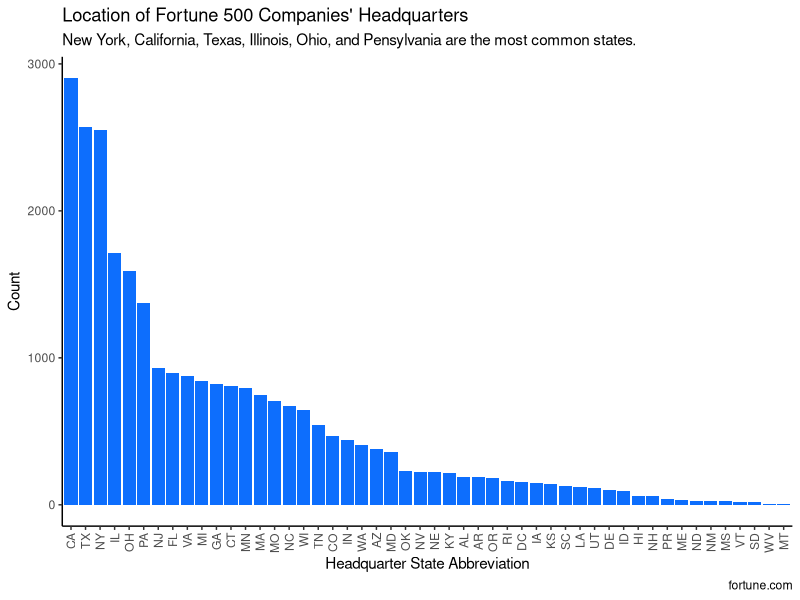
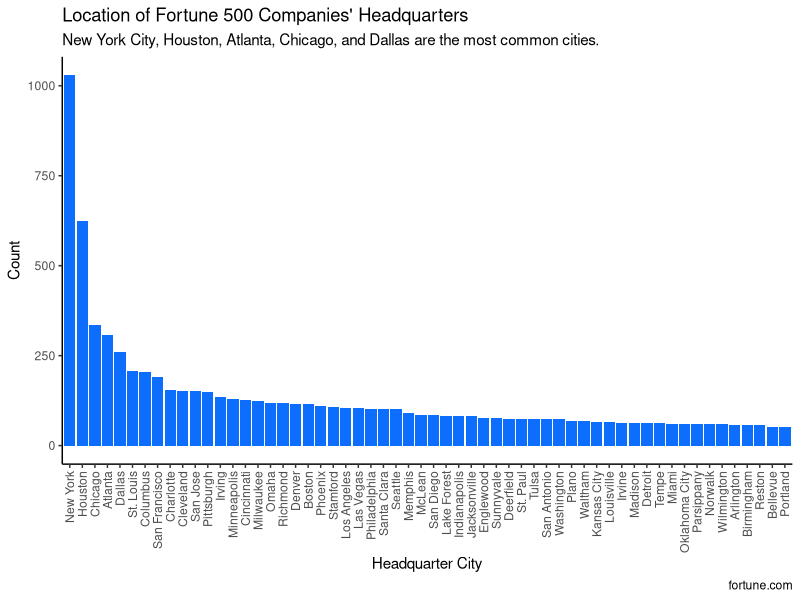

Recreate these plots in R, in order.
## ---- chunk 1
#| message: false
#| warning: false
library(tidyverse)
library(readr)
library(forcats)
## ---- chunk 2
fortune <- read_csv('data/Cleaned Data.csv', show_col_types = FALSE) |>
  select(rank,name,headquarters_state,headquarters_city)
## ---- chunk 3
state_hq <- unique(fortune) |>
  select(headquarters_state) |>
  drop_na() |>
  count(headquarters_state) |>
  mutate(headquarters_state = fct_reorder(headquarters_state, desc(n)))
## ---- chunk 4
city_hq <- unique(fortune) |>
  select(headquarters_city) |>
  drop_na() |>
  count(headquarters_city) |>
  filter(n > 50) |>
  mutate(headquarters_city = fct_reorder(headquarters_city, desc(n)))
## ---- chunk 5
state_hq |>
  ggplot(aes(x = headquarters_state, y = n)) +
  geom_bar(stat = 'identity', fill = '#0d6efd') +
  scale_x_discrete(guide = guide_axis(angle = 90)) +
  labs(title = "Location of Fortune 500 Companies' Headquarters",
       subtitle = "New York, California, Texas, Illinois, Ohio, and Pensylvania are the most common states.",
       x = 'Headquarter State Abbreviation',
       y = 'Count',
       caption = 'fortune.com') +
  theme_classic()
## ---- chunk 6
city_hq |>
  ggplot(aes(x = headquarters_city, y = n)) +
  geom_bar(stat = 'identity', fill = '#0d6efd') +
  scale_x_discrete(guide = guide_axis(angle = 90)) +
  labs(title = "Location of Fortune 500 Companies' Headquarters",
       subtitle = "New York City, Houston, Atlanta, Chicago, and Dallas are the most common cities.",
       x = 'Headquarter City',
       y = 'Count',
       caption = 'fortune.com') +
  theme_classic()
